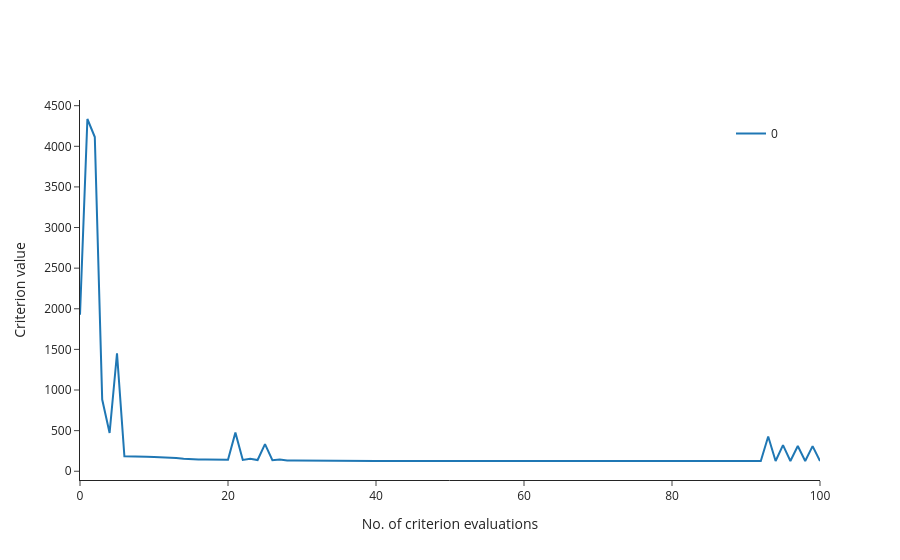

Write notebook code for a chart like this one.
### Markdown cell above
### Plot criterion value at each iteration and number of criterion evaluations before reaching a solution

### Code cell
fig = om.criterion_plot(res_lbfgsb)
fig

### Figure 1 — Plotly figure (JSON) as saved in the notebook; plotly's stock layout.template omitted (floating-point values rounded to 4 significant figures)
{"data": [{"legendgroup": "0", "line": {"color": "#1F77B4"}, "mode": "lines", "name": "0", "showlegend": true, "type": "scatter", "x": [0, 1, 2, 3, 4, 5, 6, 7, 8, 9, 10, 11, 12, 13, 14, 15, 16, 17, 18, 19, 20, 21, 22, 23, 24, 25, 26, 27, 28, 29, 30, 31, 32, 33, 34, 35, 36, 37, 38, 39, 40, 41, 42, 43, 44, 45, 46, 47, 48, 49, 50, 51, 52, 53, 54, 55, 56, 57, 58, 59, 60, 61, 62, 63, 64, 65, 66, 67, 68, 69, 70, 71, 72, 73, 74, 75, 76, 77, 78, 79, 80, 81, 82, 83, 84, 85, 86, 87, 88, 89, 90, 91, 92, 93, 94, 95, 96, 97, 98, 99, 100], "y": [1927.0, 4336.0, 4114.0, 882.5, 471.4, 1452.0, 184.8, 180.1, 177.7, 177.6, 176.4, 174.6, 169.8, 163.2, 154.3, 145.1, 143.3, 143.3, 143.2, 142.9, 142.0, 475.5, 138.7, 152.7, 138.1, 333.2, 136.8, 143.6, 132.8, 133.7, 132.4, 130.6, 130.1, 129.0, 127.8, 127.8, 127.2, 127.2, 127.2, 127.2, 127.2, 127.2, 127.2, 127.1, 127.1, 127.1, 127.0, 126.9, 126.8, 126.8, 126.6, 127.2, 126.6, 126.6, 126.6, 126.6, 126.5, 126.5, 126.6, 126.5, 126.5, 126.5, 126.4, 126.4, 126.4, 126.4, 126.4, 126.4, 126.4, 126.4, 126.4, 126.4, 126.4, 126.4, 126.4, 126.4, 126.4, 126.4, 126.4, 126.4, 126.4, 126.4, 126.4, 126.4, 126.4, 126.4, 127.1, 126.4, 126.4, 126.4, 126.4, 126.3, 126.2, 427.8, 126.2, 321.3, 126.2, 310.3, 126.2, 309.0, 126.2]}], "layout": {"legend": {"x": 0.95, "xanchor": "right", "y": 0.95, "yanchor": "top"}, "margin": {}, "title": {}, "xaxis": {"title": {"text": "No. of criterion evaluations"}}, "yaxis": {"title": {"text": "Criterion value"}}}}
